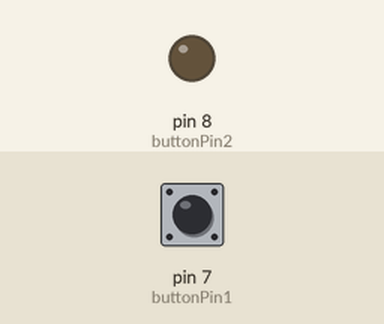
Recording of a sketch running on a simulated Arduino Uno, built with avr-gcc and run on an emulated ATmega328P. On the bench: output pins drawn as LEDs (lit = HIGH). Inputs (shaded band) come from the test bench; at power-on: pin 7 (buttonPin1) HIGH.

Above: at 1.2 s.
1.3 s: pin 7 (buttonPin1) pulled LOW for 0.15 s
At 1.38 s:
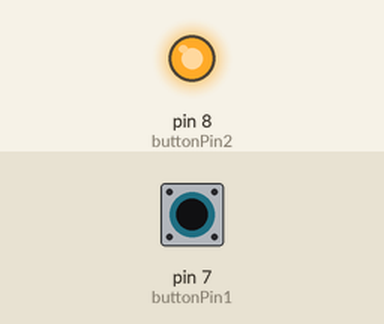
2.9 s: pin 7 (buttonPin1) pulled LOW for 3.2 s
At 7.4 s:
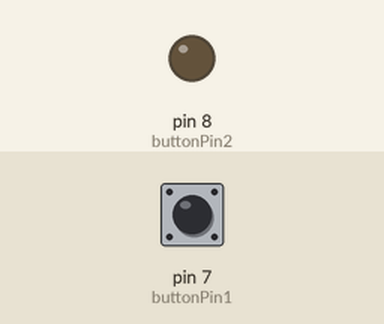
Timing chart, 0 to 8.9 s (numbered marks = the images above; inputs shaded):
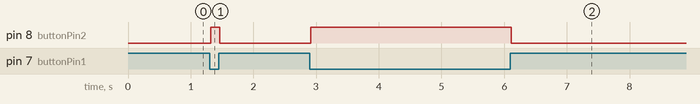

The sketch:

beer_lamp1.ino
```cpp
int buttonPin1 = 7;
int buttonPin2 = 8;

int buttonVal1 = 0;


int bounceCheck1 = 0;


void setup() {

  Serial.begin(9600);
   pinMode(buttonPin1, INPUT);    //declare pushbutton as input
   pinMode(buttonPin2, OUTPUT);

}

void loop() {

 //c
  buttonVal1 = digitalRead(buttonPin1);     //read input value from button
  delay(9);                              //wait 10ms
  bounceCheck1 = digitalRead(buttonPin1);   //check again
  if(buttonVal1 == bounceCheck1){           //if val is the same then not a bounce
    if (buttonVal1 == HIGH) {   //check if the input is HIGH
      digitalWrite(buttonPin2, LOW); //cc chnge, cc83, on

    }
    if(buttonVal1 == LOW){
      digitalWrite(buttonPin2, HIGH);

    }
  }
}
```

Measured:
- after the input at 1.3 s, pin 8 (buttonPin2): LOW → HIGH at once, → LOW 0.14 s later
- after the input at 2.9 s, pin 8 (buttonPin2): LOW → HIGH at once, → LOW 3.2 s later
